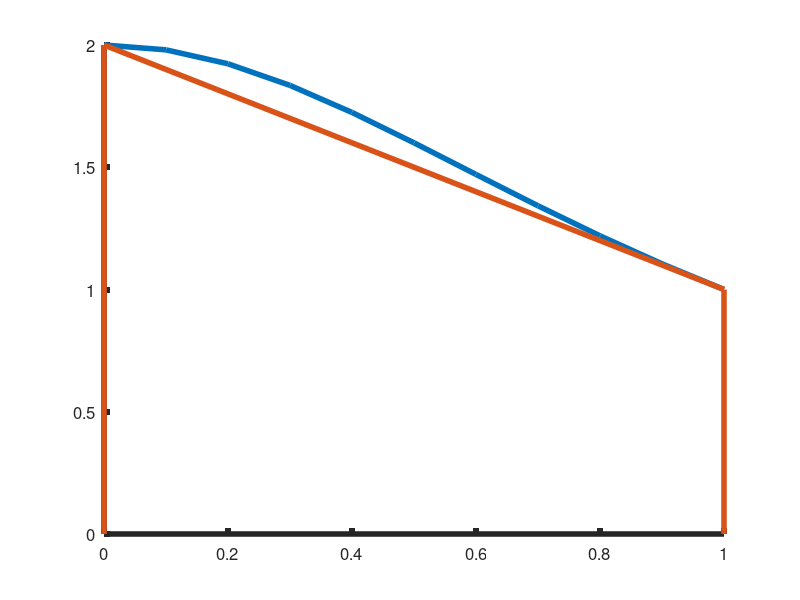

MATLAB code for this plot: (Note: this script raises an error after producing the figure.)
hold on
set(gca, "linewidth", 4, "fontsize", 12)

f = @(x) 2 ./ (1+x.^2)
a = 0
b = 1


# actual function
rng=[a:0.1:b];
plot(rng, f(rng), "linewidth", 4)

# Trapezium aka first order Lagrange
plot([a,a,b,b], [0,f(a),f(b),0], "linewidth", 4)

# area of trapezium
approximation = (f(b) + f(a)) * (b-a) / 2

# Simpson's formula aka second order Lagrange (without error aka R_2(f)
approximation = (b-a) / 6 * (f(a) + 4 * f((a+b)/2) + f(b))

# Repeated trapezium approximation
printf("Repeated trapezium\n")
printf("approximation: %.10f\n", rep_trapezium(a, b, f, 1000))
printf("expected:      %.10f\n", pi/2)




